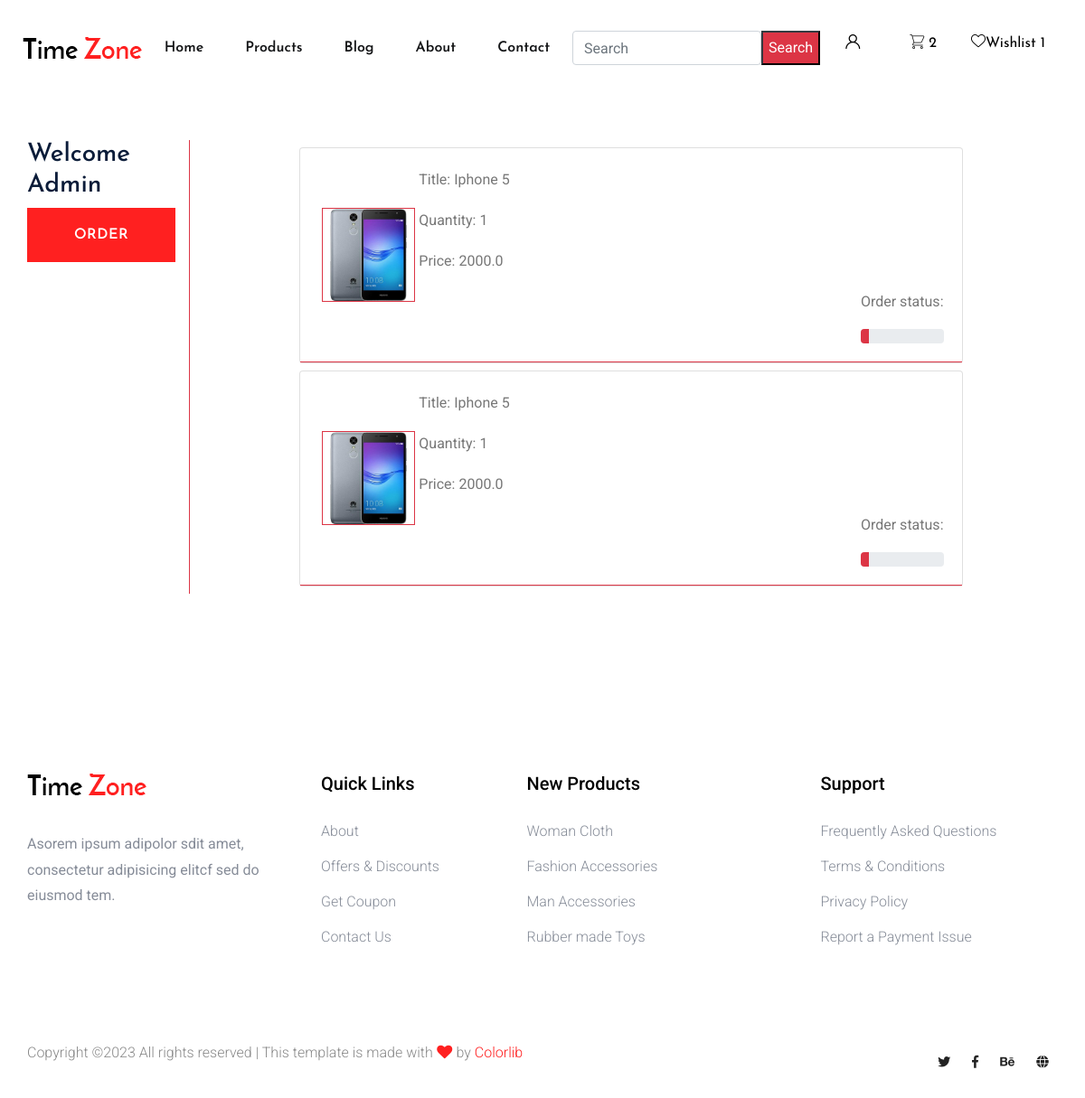
Screenshot of /orders/ (signed in) with the database file from the repository.
### app/models.py (models this page shows, shortened)
class OrderPlaced(models.Model):
    user = models.ForeignKey(User, on_delete=models.CASCADE)
    customer = models.ForeignKey(Customer, on_delete=models.CASCADE)
    product = models.ForeignKey(Product, on_delete=models.CASCADE)
    quantity = models.PositiveIntegerField(default=1)
    ordered_date = models.DateTimeField(auto_now_add=True)
    status = models.CharField(max_length=50, choices=STATUS_CHOICES, default='Pending')
    payment = models.ForeignKey(Payment, on_delete=models.CASCADE, default="")
    @property
    def total_cost(self):
        return self.quantity * self.product.discounted_price

class Product(models.Model):
    title = models.CharField(max_length=100)
    selling_price = models.FloatField()
    discounted_price = models.FloatField()
    description = models.TextField()
    composition = models.TextField(default='')
    prodapp = models.TextField(default='')
    category = models.CharField(choices=CATEGORY_CHOICES,max_length=2)
    product_image = models.ImageField(upload_to='product')

### app/views.py (the view)
# urls.py: path('orders/',views.orders,name='orders'),
def orders(request):
    order_placed = OrderPlaced.objects.filter(user=request.user)
    return render(request,"timezone-master/orders.html",locals())

### app/context_processors.py (called while the page is built)
def cart_items(request):
    totalitem = 0
    if request.user.is_authenticated:
        totalitem = len(Cart.objects.filter(user=request.user))
    return {'totalitem': totalitem}

def wish_items(request):
    wishitems = 0
    if request.user.is_authenticated:
        wishitems = len(Wishlist.objects.filter(user=request.user))
    return {'wishitems': wishitems}

### app/templates/timezone-master/orders.html (shortened to what this page needs)
{% extends 'timezone-master/base.html' %}
{% load static %}
{% block main %}
<main>
    <div class="container my-5">
        <div class="row">
            <div class="col-md-2 border-right border-danger">
                <h3>Welcome <span class="text-capitalize">{{request.user}}</span></h3>
                <div class="row">
                    <div class="col">
                        <a href="" class="btn w-100">Order</a>
                    </div>
                </div>
            </div>
            <div class="col-md-8 offset-md-1">
                 <div class="row">
                     <div class="col-md-12">
                        {% for op in order_placed %}
                        <div class="card m-2">
                            <div class="card-body d-flex align-items-center border-bottom border-danger">
                                <img src="{{op.product.product_image.url}}" alt="" style="width:15%" class="m-1 border border-danger">
                                <div class="order-details d-flex flex-column justify-content-between flex-grow-1">
                                    <div class="order-info">
                                        <p>Title: {{op.product.title}}</p>
                                        <p>Quantity: {{op.quantity}}</p>
                                        <p>Price: {{op.total_cost}}</p>
                                    </div>
                                    <div class="order-status ml-auto">
                                        <p>Order status: </p>
                                        {% if op.status == 'Pending' %}
                                            <div class="progress">
                                            <div class="progress-bar bg-danger" role="progressbar" style="width: 10%;" aria-valuenow="10" aria-valuemin="0" aria-valuemax="100"></div>
                                        </div>
                                        {% endif %}
                                    </div>
                                </div>
                            </div>
                         </div>
                        {% endfor %}
                     </div>
                 </div>
            </div>
        </div>
    </div>
</main>
{% endblock main %}

### rows the page displays
OrderPlaced: product.product_image (picture), product "Iphone 5", quantity "1", total_cost "2000.0", status "Pending" (drawn)
OrderPlaced: product.product_image (picture), product "Iphone 5", quantity "1", total_cost "2000.0", status "Pending" (drawn)

### other values shown
{{ totalitem }} "2"
{{ wishitems }} "1"
{{ request.user }} "Admin"
